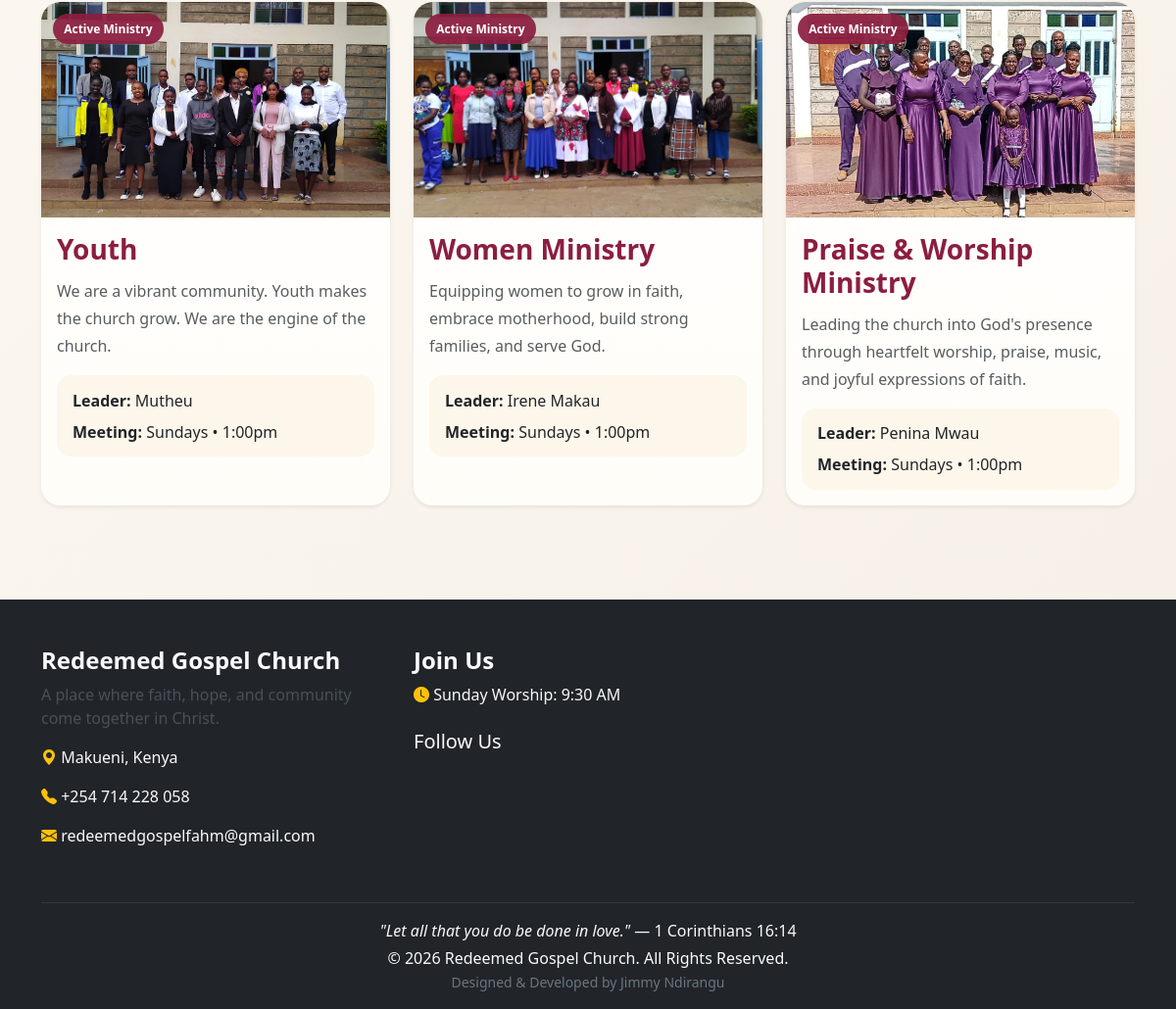
Page /ministries/ (lower part) on the earlier database version.
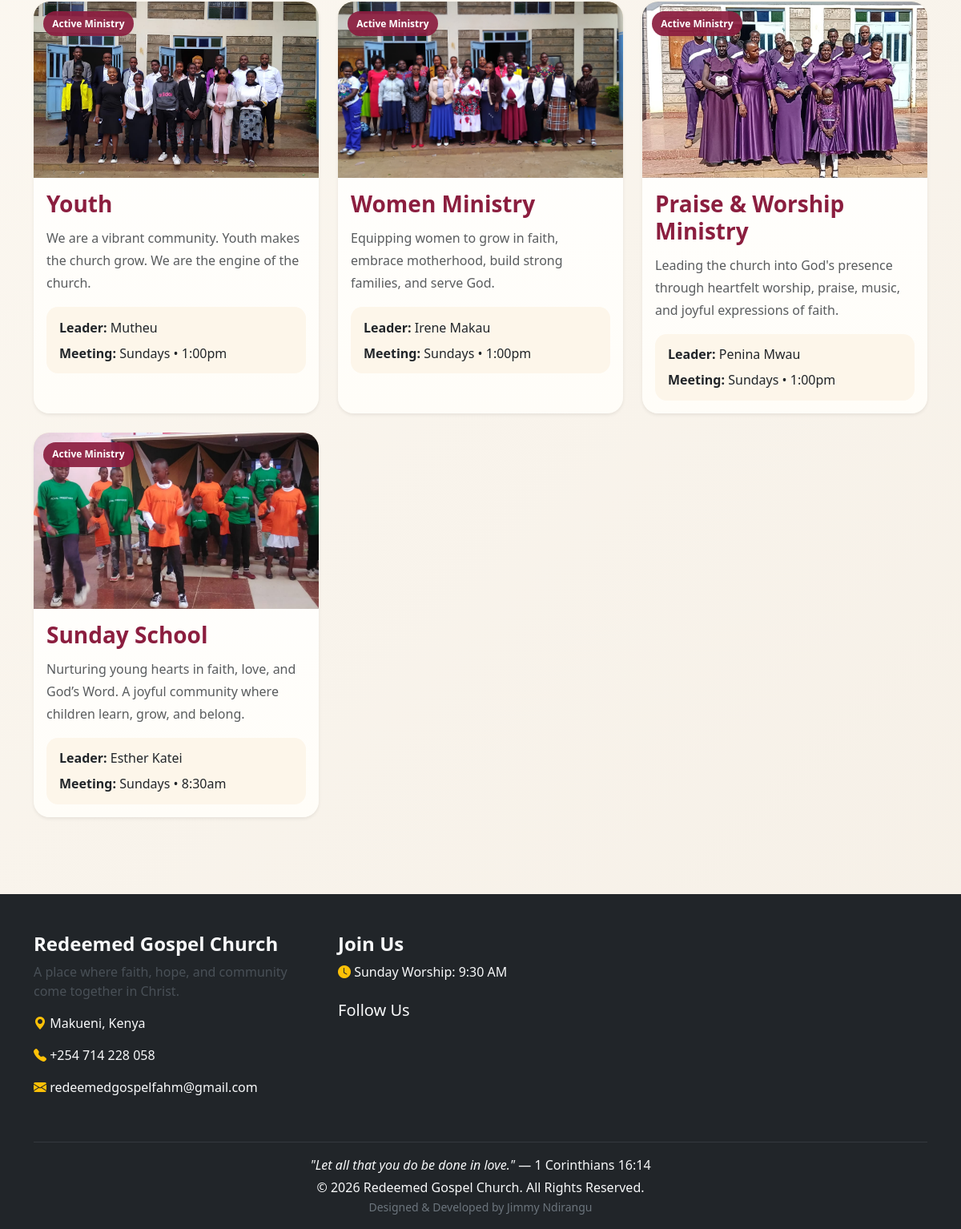
Same page on the later database version.
### myapp/models.py (models this page shows, shortened)
class Ministries(models.Model):
    name = models.CharField(max_length=100)
    leader = models.CharField(max_length=100)
    meeting_time = models.CharField(max_length=100)
    meeting_day = models.CharField(max_length=100)
    description = models.TextField()
    image = models.ImageField(upload_to="ministries/")

### myapp/views.py (the view)
# urls.py: path('ministries/', views.ministries, name='ministries'),
def ministries(request):
    ministries = Ministries.objects.all()
    return render(request, 'ministries.html', {'ministries': ministries})

### myapp/context_processors.py (called while the page is built)
def social_links(request):
    links = Link.objects.all()
    return {'links': links}

### myapp/templates/ministries.html (shortened to what this page needs)
{% extends "base.html" %}
{% block content %}
<div class="container py-5">
    <div class="row g-4">
        {% for ministry in ministries %}
        <div class="col-md-6 col-lg-4">
            <div class="card ministry-card h-100 border-0 shadow-sm">
                <div class="card-image-wrap">
                    <img src="{{ ministry.image.url }}" class="card-img-top" alt="{{ ministry.name }}">
                    <span class="card-badge">Active Ministry</span>
                </div>
                <div class="card-body">
                    <h3 class="card-title">{{ ministry.name }}</h3>
                    <p class="card-text text-muted">{{ ministry.description }}</p>
                    <div class="meta-block">
                        <p class="mb-2"><strong>Leader:</strong> {{ ministry.leader }}</p>
                        <p class="mb-0"><strong>Meeting:</strong> {{ ministry.meeting_day }} • {{ ministry.meeting_time }}</p>
                    </div>
                </div>
            </div>
        </div>
        {% endfor %}
    </div>
</div>
{% endblock %}

Differences in the rows shown:
added Ministries: image (picture), name "Sunday School", description "Nurturing young hearts in faith, love, and God’s Word. A joyful community where children learn, grow, and belong.", leader "Esther Katei", meeting_day "Sundays", meeting_time "8:30am"
